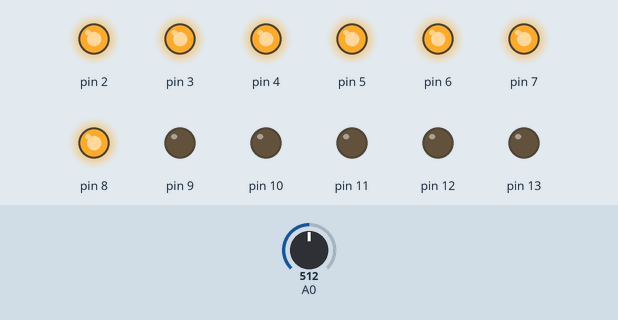
The sketch below on a simulated Arduino Uno, built with avr-gcc and run on an emulated ATmega328P. Shown: output pins drawn as LEDs (lit = HIGH). Inputs (shaded band) come from the test bench; at power-on: A0 = 512. Pins used as bus, display or sensor lines are not drawn; what the sketch prints to the serial monitor is not drawn.

Above: at 0.2 s.
Timing chart, 0 to 1.7 s (numbered marks = the images above):
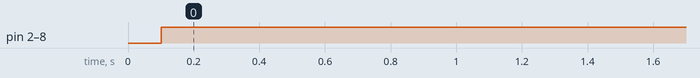

Measured:
- by itself, pin 2–8: LOW → HIGH at 0.10 s

The sketch:

2_digit_7_segment_display_counter1.ino
```cpp
// C++ code
//

void setup()
{
  pinMode(A0, INPUT);
  for(int i=0;i<=13;i++)
    pinMode(i, OUTPUT);
  Serial.begin(9600);

}
int PotVal = 0;
int a;
int b;
const int number[10]={0b0000,0b0001,0b0010,0b0011,0b0100,0b0101,0b0110,0b0111,0b1000,0b1001};

void loop()
{
  delay(100); // Wait for 100 millisecond(s)
  PotVal = (analogRead(A0)/10.23);
  a = PotVal / 10;
  b = PotVal % 10;
  Serial.println(PotVal);
  Serial.println(a);
  Serial.println(b);
  int A = number[a] & 0b1000;
  int B = number[a] & 0b0100;
  int C = number[a] & 0b0010;
  int D = number[a] & 0b0001;
  int E = number[b] & 0b1000;
  int F = number[b] & 0b0100;
  int G = number[b] & 0b0010;
  int H = number[b] & 0b0001;
  if (A = 8)
    digitalWrite(1, HIGH);
    else
      digitalWrite(1, LOW);
  if (B = 4)
    digitalWrite(2, HIGH);
    else
      digitalWrite(2, LOW);
  if (C = 2)
    digitalWrite(3, HIGH);
    else
      digitalWrite(3, LOW);
  if (D = 1)
    digitalWrite(4, HIGH);
    else
      digitalWrite(4, LOW);
  if (E = 8)
    digitalWrite(5, HIGH);
    else
      digitalWrite(5, LOW);
  if (F = 4)
    digitalWrite(6, HIGH);
    else
      digitalWrite(6, LOW);
  if (G = 2)
    digitalWrite(7, HIGH);
    else
      digitalWrite(7, LOW);
  if (H = 1)
    digitalWrite(8, HIGH);
    else
      digitalWrite(8, LOW);

}
```
